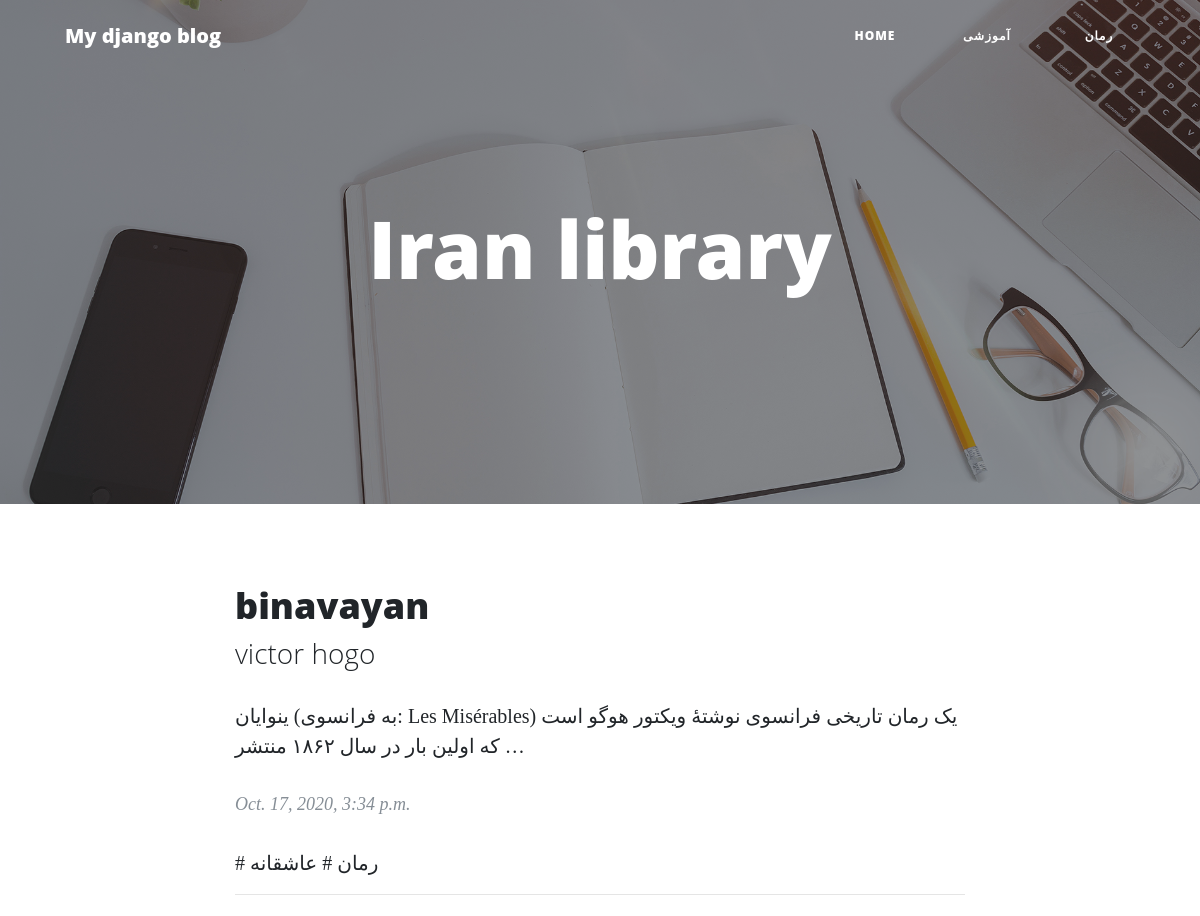
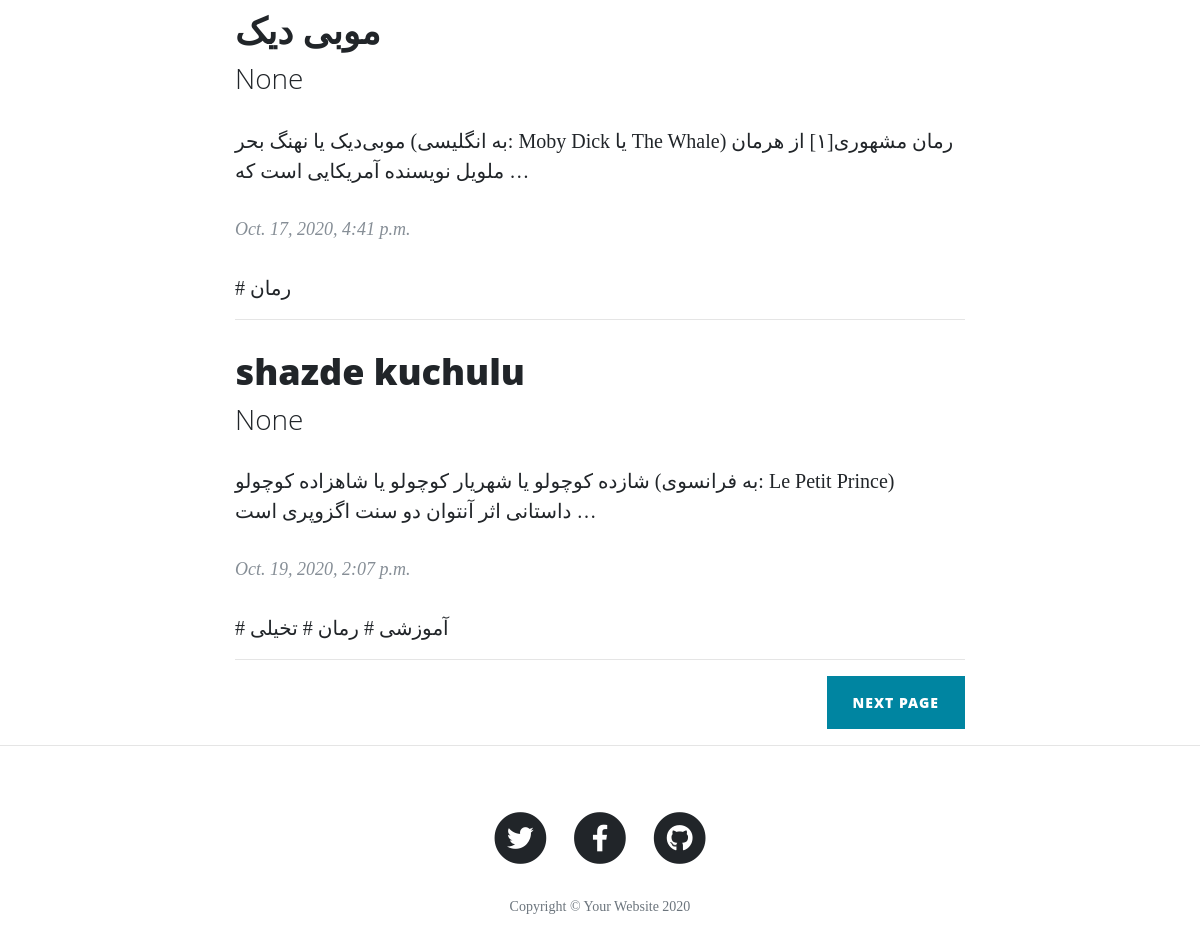
The page /books/ on the database its author committed (2 pictures, top to bottom).
### book/models.py (models this page shows, shortened)
class Category(models.Model):
    parent=models.ForeignKey('self',on_delete=models.SET_NULL,related_name='children',default=None,blank=True,null=True)
    catName = models.CharField(max_length=15, verbose_name='category name')
    slug = models.SlugField(unique=True, max_length=50, null=True, blank=True)
    status = models.BooleanField(default=True, verbose_name='Do you want to show it?')
    class Meta:
        ordering=['parent__id','catName']
    objects = CategoryManager()

class Book(models.Model):
    STATUS_CHOISES = (
        ('p', 'published'),
        ('d', 'draft'),
    )
    name = models.CharField(max_length=30)
    image = models.ImageField(upload_to='media', null=True, blank=True)
    abstract = models.TextField()
    pub_date = models.DateTimeField(auto_now_add=True)
    update = models.DateTimeField(auto_now=True)
    writer = models.CharField(max_length=25, null=True, blank=True)
    shop = models.ManyToManyField(Shop, blank=True)
    category = models.ManyToManyField("Category", related_name='book')
    status = models.CharField(max_length=1, choices=STATUS_CHOISES, blank=True)
    creator=models.ForeignKey(User,on_delete=models.PROTECT,null=True, blank=True)
    objects = BookManager()

### book/views.py (the view)
def bookList(request, page=1):
    book_list = models.Book.objects.published()
    paginator = Paginator(book_list, 3)
    book = paginator.get_page(page)
    contex = {"books": book,
              }
    return render(request, 'book/book list.html', context=contex)

### book/models.py (called while the page is built)
    def published(self):
        return self.filter(status='p')

    def active(self):
        return self.filter(status=True)

### book/templatetags/base_tags.py (called while the page is built)
@register.simple_tag
def title():
    return "My django blog"

@register.inclusion_tag("book/partial/nav.html")
def category_nav():
    return {
        "category": models.Category.objects.filter(status=True)
    }

### book/templates/book/book list.html (shortened to what this page needs)
{%extends 'book/base.html'%}
{%load static%}
{% block main %}
<header class="masthead" style="background-image: url('{%static 'book/img/home-bg.jpg'%}')">
    <div class="overlay"></div>
    <div class="container">
        <div class="row">
            <div class="col-lg-8 col-md-10 mx-auto">
                <div class="site-heading">
                    <h1>Iran library</h1>
                </div>
            </div>
        </div>
    </div>
</header>
<div class="container">
    <div class="row">
        <div class="col-lg-8 col-md-10 mx-auto">
            {% for book in books %}
            <div class="post-preview">
                <a href="{% url 'single' book.id %}">
                    <h2 class="post-title">
                        {{book.name}}
                    </h2>
                    <h3 class="post-subtitle">
                        {{book.writer}}
                    </h3>
                </a>
                <p>
                    {{book.abstract|truncatewords:20}}
                </p>
                <p class="post-meta">
                    {{book.pub_date}}</p>
                <div>
                    {%for cat in book.category.active%}
                    <a href="{%url 'category' cat.slug%}"># {{cat.catName}}</a>
                    {%endfor%}
                </div>
            </div>
            <hr>
            {% endfor %}
            <div class="clearfix">
                {%if books.has_next%}
                <a class="btn btn-primary float-right ml-3" href="{%url 'list' books.next_page_number%}"lmargin=5px>next page</a>
                {%endif%}
            </div>
        </div>
    </div>
</div>
{% endblock %}

### book/templates/book/partial/nav.html (shortened to what this page needs)
<div class="collapse navbar-collapse " id="navbarResponsive">
    <ul class="navbar-nav ml-auto nav">
        <li class="nav-item">
            <a class="nav-link" href="{%url 'list' %}">Home</a>
        </li>
        {%for cat in category%}
        {%if cat.parent == None%}
        <li class="nav-item">
            <a class="nav-link" href="{%url 'category' cat.slug%}">{{cat.catName}}</a>
        </li>
        {% endif %}
        {% endfor %}
    </ul>
</div>

### book/static/book/css/custom.css (style rules this page uses)
.nav { list-style: none inside; margin: 0; padding: 0; text-align: center; }
.nav li { display: block; position: relative; float: right; background: none; }
.nav li a { display: block; padding: 2rem; text-decoration: none; width: 7rem; line-height: 35px; color: #ffffff; }

### rows shown on the page
Category: catName "آموزشی"
Category: catName "رمان"
Book: name "binavayan", writer "victor hogo", abstract "ینوایان (به فرانسوی: Les Misérables) یک رمان تاریخی فرانسوی نوشتهٔ ویکتور هوگو است که اولین بار در سال ۱۸۶۲ منتشر …", pub_date "Oct. 17, 2020, 3:34 p.m."
Category: catName "عاشقانه"
Book: name "موبی دیک", writer "None", abstract "موبی‌دیک یا نهنگ بحر (به انگلیسی: Moby Dick یا The Whale) رمان مشهوری[۱] از هرمان ملویل نویسنده آمریکایی است که …", pub_date "Oct. 17, 2020, 4:41 p.m."
Book: name "shazde kuchulu", writer "None", abstract "شازده کوچولو یا شهریار کوچولو یا شاهزاده کوچولو (به فرانسوی: Le Petit Prince) داستانی اثر آنتوان دو سنت اگزوپری است …", pub_date "Oct. 19, 2020, 2:07 p.m."
Category: catName "تخیلی"
